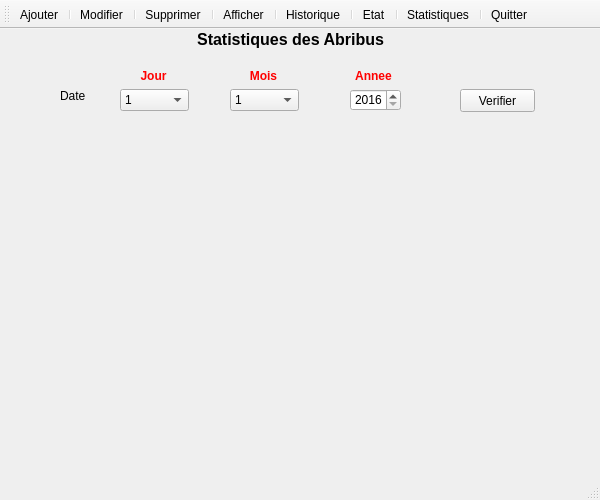
<?xml version="1.0" encoding="UTF-8"?>
<ui version="4.0">
 <class>Poubelle</class>
 <widget class="QMainWindow" name="Poubelle">
  <property name="geometry">
   <rect>
    <x>0</x>
    <y>0</y>
    <width>600</width>
    <height>500</height>
   </rect>
  </property>
  <property name="windowTitle">
   <string>Poubelle</string>
  </property>
  <property name="windowIcon">
   <iconset resource="ressource.qrc">
    <normaloff>:/icone/ChoixObjet/man-silhouette-throwing-at-trash-can.png</normaloff>:/icone/ChoixObjet/man-silhouette-throwing-at-trash-can.png</iconset>
  </property>
  <property name="iconSize">
   <size>
    <width>32</width>
    <height>32</height>
   </size>
  </property>
  <property name="toolButtonStyle">
   <enum>Qt::ToolButtonTextUnderIcon</enum>
  </property>
  <widget class="QWidget" name="centralwidget">
   <widget class="QStackedWidget" name="stackedWidget">
    <property name="geometry">
     <rect>
      <x>0</x>
      <y>0</y>
      <width>600</width>
      <height>411</height>
     </rect>
    </property>
    <property name="currentIndex">
     <number>4</number>
    </property>
    <widget class="QWidget" name="Historique">
     <widget class="QLabel" name="label_2">
      <property name="geometry">
       <rect>
        <x>60</x>
        <y>30</y>
        <width>47</width>
        <height>13</height>
       </rect>
      </property>
      <property name="text">
       <string>Numero</string>
      </property>
     </widget>
     <widget class="QComboBox" name="Numerorechhistpo">
      <property name="geometry">
       <rect>
        <x>140</x>
        <y>30</y>
        <width>41</width>
        <height>22</height>
       </rect>
      </property>
     </widget>
     <widget class="QLabel" name="label_28">
      <property name="geometry">
       <rect>
        <x>260</x>
        <y>0</y>
        <width>111</width>
        <height>21</height>
       </rect>
      </property>
      <property name="text">
       <string>&lt;html&gt;&lt;head/&gt;&lt;body&gt;&lt;p align=&quot;center&quot;&gt;&lt;span style=&quot; font-size:12pt; font-weight:600;&quot;&gt;Historique&lt;/span&gt;&lt;/p&gt;&lt;/body&gt;&lt;/html&gt;</string>
      </property>
      <property name="wordWrap">
       <bool>false</bool>
      </property>
     </widget>
     <widget class="QTableView" name="tableView_histpo">
      <property name="geometry">
       <rect>
        <x>15</x>
        <y>81</y>
        <width>561</width>
        <height>301</height>
       </rect>
      </property>
     </widget>
     <widget class="QPushButton" name="verifierhistpo">
      <property name="geometry">
       <rect>
        <x>230</x>
        <y>30</y>
        <width>75</width>
        <height>23</height>
       </rect>
      </property>
      <property name="text">
       <string>Verifier</string>
      </property>
     </widget>
    </widget>
    <widget class="QWidget" name="Afficher">
     <widget class="QLabel" name="label_29">
      <property name="geometry">
       <rect>
        <x>260</x>
        <y>0</y>
        <width>111</width>
        <height>21</height>
       </rect>
      </property>
      <property name="text">
       <string>&lt;html&gt;&lt;head/&gt;&lt;body&gt;&lt;p align=&quot;center&quot;&gt;&lt;span style=&quot; font-size:12pt; font-weight:600;&quot;&gt;Afficher&lt;/span&gt;&lt;/p&gt;&lt;/body&gt;&lt;/html&gt;</string>
      </property>
      <property name="wordWrap">
       <bool>false</bool>
      </property>
     </widget>
     <widget class="QTableView" name="tableView_afficherpo">
      <property name="geometry">
       <rect>
        <x>5</x>
        <y>51</y>
        <width>591</width>
        <height>331</height>
       </rect>
      </property>
     </widget>
    </widget>
    <widget class="QWidget" name="Ajouter">
     <widget class="QLabel" name="label_3">
      <property name="geometry">
       <rect>
        <x>40</x>
        <y>40</y>
        <width>47</width>
        <height>13</height>
       </rect>
      </property>
      <property name="text">
       <string>Numero</string>
      </property>
     </widget>
     <widget class="QLabel" name="label_4">
      <property name="geometry">
       <rect>
        <x>40</x>
        <y>80</y>
        <width>47</width>
        <height>13</height>
       </rect>
      </property>
      <property name="text">
       <string>Nom</string>
      </property>
     </widget>
     <widget class="QLabel" name="label_5">
      <property name="geometry">
       <rect>
        <x>40</x>
        <y>120</y>
        <width>47</width>
        <height>13</height>
       </rect>
      </property>
      <property name="text">
       <string>Lieu</string>
      </property>
     </widget>
     <widget class="QLabel" name="label_6">
      <property name="geometry">
       <rect>
        <x>40</x>
        <y>170</y>
        <width>71</width>
        <height>16</height>
       </rect>
      </property>
      <property name="text">
       <string>Commentaire</string>
      </property>
     </widget>
     <widget class="QLineEdit" name="nomajpo">
      <property name="geometry">
       <rect>
        <x>130</x>
        <y>80</y>
        <width>221</width>
        <height>20</height>
       </rect>
      </property>
     </widget>
     <widget class="QTextEdit" name="commentaireajpo">
      <property name="geometry">
       <rect>
        <x>130</x>
        <y>170</y>
        <width>221</width>
        <height>61</height>
       </rect>
      </property>
     </widget>
     <widget class="QLineEdit" name="lieuajpo">
      <property name="geometry">
       <rect>
        <x>130</x>
        <y>120</y>
        <width>221</width>
        <height>20</height>
       </rect>
      </property>
     </widget>
     <widget class="QSpinBox" name="numeroajpo">
      <property name="geometry">
       <rect>
        <x>130</x>
        <y>40</y>
        <width>42</width>
        <height>22</height>
       </rect>
      </property>
     </widget>
     <widget class="QPushButton" name="Ajouter_po">
      <property name="geometry">
       <rect>
        <x>180</x>
        <y>340</y>
        <width>75</width>
        <height>23</height>
       </rect>
      </property>
      <property name="text">
       <string>Ajouter</string>
      </property>
     </widget>
     <widget class="QPushButton" name="annulerajpo">
      <property name="geometry">
       <rect>
        <x>340</x>
        <y>340</y>
        <width>75</width>
        <height>23</height>
       </rect>
      </property>
      <property name="text">
       <string>Annuler</string>
      </property>
     </widget>
     <widget class="QLabel" name="label_26">
      <property name="geometry">
       <rect>
        <x>260</x>
        <y>0</y>
        <width>111</width>
        <height>21</height>
       </rect>
      </property>
      <property name="text">
       <string>&lt;html&gt;&lt;head/&gt;&lt;body&gt;&lt;p align=&quot;center&quot;&gt;&lt;span style=&quot; font-size:12pt; font-weight:600;&quot;&gt;Ajouter&lt;/span&gt;&lt;/p&gt;&lt;/body&gt;&lt;/html&gt;</string>
      </property>
      <property name="wordWrap">
       <bool>false</bool>
      </property>
     </widget>
     <widget class="QComboBox" name="etatajpo">
      <property name="geometry">
       <rect>
        <x>130</x>
        <y>260</y>
        <width>69</width>
        <height>22</height>
       </rect>
      </property>
      <item>
       <property name="text">
        <string>Pleine</string>
       </property>
      </item>
      <item>
       <property name="text">
        <string>Vide</string>
       </property>
      </item>
     </widget>
     <widget class="QLabel" name="label_7">
      <property name="geometry">
       <rect>
        <x>50</x>
        <y>260</y>
        <width>47</width>
        <height>13</height>
       </rect>
      </property>
      <property name="text">
       <string>Etat</string>
      </property>
     </widget>
    </widget>
    <widget class="QWidget" name="Etat">
     <widget class="QComboBox" name="Numerorechetatpo">
      <property name="geometry">
       <rect>
        <x>110</x>
        <y>40</y>
        <width>69</width>
        <height>22</height>
       </rect>
      </property>
     </widget>
     <widget class="QLabel" name="label">
      <property name="geometry">
       <rect>
        <x>40</x>
        <y>40</y>
        <width>91</width>
        <height>20</height>
       </rect>
      </property>
      <property name="text">
       <string>Numero</string>
      </property>
     </widget>
     <widget class="QLabel" name="label_27">
      <property name="geometry">
       <rect>
        <x>260</x>
        <y>0</y>
        <width>111</width>
        <height>21</height>
       </rect>
      </property>
      <property name="text">
       <string>&lt;html&gt;&lt;head/&gt;&lt;body&gt;&lt;p align=&quot;center&quot;&gt;&lt;span style=&quot; font-size:12pt; font-weight:600;&quot;&gt;Etat&lt;/span&gt;&lt;/p&gt;&lt;/body&gt;&lt;/html&gt;</string>
      </property>
      <property name="wordWrap">
       <bool>false</bool>
      </property>
     </widget>
     <widget class="QTableView" name="tableView_etatpo">
      <property name="geometry">
       <rect>
        <x>160</x>
        <y>80</y>
        <width>301</width>
        <height>61</height>
       </rect>
      </property>
     </widget>
     <widget class="QPushButton" name="Verifierpo">
      <property name="geometry">
       <rect>
        <x>230</x>
        <y>40</y>
        <width>75</width>
        <height>23</height>
       </rect>
      </property>
      <property name="text">
       <string>Verifier</string>
      </property>
     </widget>
     <widget class="QLabel" name="imageetatpo">
      <property name="geometry">
       <rect>
        <x>330</x>
        <y>150</y>
        <width>251</width>
        <height>271</height>
       </rect>
      </property>
      <property name="text">
       <string/>
      </property>
     </widget>
    </widget>
    <widget class="QWidget" name="Statistiques">
     <widget class="QPushButton" name="verfier_stat">
      <property name="geometry">
       <rect>
        <x>460</x>
        <y>60</y>
        <width>75</width>
        <height>23</height>
       </rect>
      </property>
      <property name="text">
       <string>Verifier</string>
      </property>
     </widget>
     <widget class="QWidget" name="widget" native="true">
      <property name="geometry">
       <rect>
        <x>29</x>
        <y>119</y>
        <width>551</width>
        <height>291</height>
       </rect>
      </property>
     </widget>
     <widget class="QLabel" name="label_8">
      <property name="geometry">
       <rect>
        <x>60</x>
        <y>60</y>
        <width>47</width>
        <height>13</height>
       </rect>
      </property>
      <property name="text">
       <string>Date</string>
      </property>
     </widget>
     <widget class="QComboBox" name="month">
      <property name="geometry">
       <rect>
        <x>230</x>
        <y>60</y>
        <width>69</width>
        <height>22</height>
       </rect>
      </property>
      <item>
       <property name="text">
        <string>1</string>
       </property>
      </item>
      <item>
       <property name="text">
        <string>2</string>
       </property>
      </item>
      <item>
       <property name="text">
        <string>3</string>
       </property>
      </item>
      <item>
       <property name="text">
        <string>4</string>
       </property>
      </item>
      <item>
       <property name="text">
        <string>5</string>
       </property>
      </item>
      <item>
       <property name="text">
        <string>6</string>
       </property>
      </item>
      <item>
       <property name="text">
        <string>7</string>
       </property>
      </item>
      <item>
       <property name="text">
        <string>8</string>
       </property>
      </item>
      <item>
       <property name="text">
        <string>9</string>
       </property>
      </item>
      <item>
       <property name="text">
        <string>10</string>
       </property>
      </item>
      <item>
       <property name="text">
        <string>11</string>
       </property>
      </item>
      <item>
       <property name="text">
        <string>12</string>
       </property>
      </item>
     </widget>
     <widget class="QLabel" name="label_32">
      <property name="geometry">
       <rect>
        <x>350</x>
        <y>40</y>
        <width>47</width>
        <height>13</height>
       </rect>
      </property>
      <property name="whatsThis">
       <string>&lt;html&gt;&lt;head/&gt;&lt;body&gt;&lt;p align=&quot;center&quot;&gt;&lt;span style=&quot; font-weight:600;&quot;&gt;Jour&lt;/span&gt;&lt;/p&gt;&lt;/body&gt;&lt;/html&gt;</string>
      </property>
      <property name="text">
       <string>&lt;html&gt;&lt;head/&gt;&lt;body&gt;&lt;p align=&quot;center&quot;&gt;&lt;span style=&quot; font-weight:600; color:#ff0000;&quot;&gt;Annee&lt;/span&gt;&lt;/p&gt;&lt;/body&gt;&lt;/html&gt;</string>
      </property>
     </widget>
     <widget class="QSpinBox" name="year">
      <property name="geometry">
       <rect>
        <x>350</x>
        <y>60</y>
        <width>51</width>
        <height>22</height>
       </rect>
      </property>
      <property name="minimum">
       <number>2016</number>
      </property>
      <property name="maximum">
       <number>2020</number>
      </property>
     </widget>
     <widget class="QLabel" name="label_30">
      <property name="geometry">
       <rect>
        <x>190</x>
        <y>0</y>
        <width>201</width>
        <height>21</height>
       </rect>
      </property>
      <property name="text">
       <string>&lt;html&gt;&lt;head/&gt;&lt;body&gt;&lt;p align=&quot;center&quot;&gt;&lt;span style=&quot; font-size:12pt; font-weight:600;&quot;&gt;Statistiques des Abribus&lt;/span&gt;&lt;/p&gt;&lt;/body&gt;&lt;/html&gt;</string>
      </property>
      <property name="wordWrap">
       <bool>false</bool>
      </property>
     </widget>
     <widget class="QLabel" name="label_31">
      <property name="geometry">
       <rect>
        <x>240</x>
        <y>40</y>
        <width>47</width>
        <height>13</height>
       </rect>
      </property>
      <property name="whatsThis">
       <string>&lt;html&gt;&lt;head/&gt;&lt;body&gt;&lt;p align=&quot;center&quot;&gt;&lt;span style=&quot; font-weight:600;&quot;&gt;Jour&lt;/span&gt;&lt;/p&gt;&lt;/body&gt;&lt;/html&gt;</string>
      </property>
      <property name="text">
       <string>&lt;html&gt;&lt;head/&gt;&lt;body&gt;&lt;p align=&quot;center&quot;&gt;&lt;span style=&quot; font-weight:600; color:#ff0000;&quot;&gt;Mois&lt;/span&gt;&lt;/p&gt;&lt;/body&gt;&lt;/html&gt;</string>
      </property>
     </widget>
     <widget class="QComboBox" name="day">
      <property name="geometry">
       <rect>
        <x>120</x>
        <y>60</y>
        <width>69</width>
        <height>22</height>
       </rect>
      </property>
      <item>
       <property name="text">
        <string>1</string>
       </property>
      </item>
      <item>
       <property name="text">
        <string>2</string>
       </property>
      </item>
      <item>
       <property name="text">
        <string>3</string>
       </property>
      </item>
      <item>
       <property name="text">
        <string>4</string>
       </property>
      </item>
      <item>
       <property name="text">
        <string>5</string>
       </property>
      </item>
      <item>
       <property name="text">
        <string>6</string>
       </property>
      </item>
      <item>
       <property name="text">
        <string>7</string>
       </property>
      </item>
      <item>
       <property name="text">
        <string>8</string>
       </property>
      </item>
      <item>
       <property name="text">
        <string>9</string>
       </property>
      </item>
      <item>
       <property name="text">
        <string>10</string>
       </property>
      </item>
      <item>
       <property name="text">
        <string>11</string>
       </property>
      </item>
      <item>
       <property name="text">
        <string>12</string>
       </property>
      </item>
      <item>
       <property name="text">
        <string>13</string>
       </property>
      </item>
      <item>
       <property name="text">
        <string>14</string>
       </property>
      </item>
      <item>
       <property name="text">
        <string>15</string>
       </property>
      </item>
      <item>
       <property name="text">
        <string>16</string>
       </property>
      </item>
      <item>
       <property name="text">
        <string>17</string>
       </property>
      </item>
      <item>
       <property name="text">
        <string>18</string>
       </property>
      </item>
      <item>
       <property name="text">
        <string>19</string>
       </property>
      </item>
      <item>
       <property name="text">
        <string>20</string>
       </property>
      </item>
      <item>
       <property name="text">
        <string>21</string>
       </property>
      </item>
      <item>
       <property name="text">
        <string>22</string>
       </property>
      </item>
      <item>
       <property name="text">
        <string>23</string>
       </property>
      </item>
      <item>
       <property name="text">
        <string>24</string>
       </property>
      </item>
      <item>
       <property name="text">
        <string>25</string>
       </property>
      </item>
      <item>
       <property name="text">
        <string>26</string>
       </property>
      </item>
      <item>
       <property name="text">
        <string>27</string>
       </property>
      </item>
      <item>
       <property name="text">
        <string>28</string>
       </property>
      </item>
      <item>
       <property name="text">
        <string>29</string>
       </property>
      </item>
      <item>
       <property name="text">
        <string>30</string>
       </property>
      </item>
      <item>
       <property name="text">
        <string>31</string>
       </property>
      </item>
     </widget>
     <widget class="QLabel" name="label_19">
      <property name="geometry">
       <rect>
        <x>130</x>
        <y>40</y>
        <width>47</width>
        <height>13</height>
       </rect>
      </property>
      <property name="whatsThis">
       <string>&lt;html&gt;&lt;head/&gt;&lt;body&gt;&lt;p align=&quot;center&quot;&gt;&lt;span style=&quot; font-weight:600;&quot;&gt;Jour&lt;/span&gt;&lt;/p&gt;&lt;/body&gt;&lt;/html&gt;</string>
      </property>
      <property name="text">
       <string>&lt;html&gt;&lt;head/&gt;&lt;body&gt;&lt;p align=&quot;center&quot;&gt;&lt;span style=&quot; font-weight:600; color:#ff0000;&quot;&gt;Jour&lt;/span&gt;&lt;/p&gt;&lt;/body&gt;&lt;/html&gt;</string>
      </property>
     </widget>
    </widget>
    <widget class="QWidget" name="Modifier">
     <widget class="QLabel" name="label_10">
      <property name="geometry">
       <rect>
        <x>40</x>
        <y>290</y>
        <width>61</width>
        <height>20</height>
       </rect>
      </property>
      <property name="text">
       <string>Nom capteur</string>
      </property>
     </widget>
     <widget class="QLabel" name="label_11">
      <property name="geometry">
       <rect>
        <x>40</x>
        <y>180</y>
        <width>71</width>
        <height>16</height>
       </rect>
      </property>
      <property name="text">
       <string>Commentaire</string>
      </property>
     </widget>
     <widget class="QPushButton" name="annulermod">
      <property name="geometry">
       <rect>
        <x>340</x>
        <y>330</y>
        <width>75</width>
        <height>23</height>
       </rect>
      </property>
      <property name="text">
       <string>Annuler</string>
      </property>
     </widget>
     <widget class="QLineEdit" name="NomCapteurmo">
      <property name="geometry">
       <rect>
        <x>130</x>
        <y>290</y>
        <width>221</width>
        <height>20</height>
       </rect>
      </property>
     </widget>
     <widget class="QPushButton" name="Enregistrer">
      <property name="geometry">
       <rect>
        <x>180</x>
        <y>330</y>
        <width>75</width>
        <height>23</height>
       </rect>
      </property>
      <property name="text">
       <string>Enregistrer</string>
      </property>
     </widget>
     <widget class="QLabel" name="label_13">
      <property name="geometry">
       <rect>
        <x>40</x>
        <y>40</y>
        <width>47</width>
        <height>13</height>
       </rect>
      </property>
      <property name="text">
       <string>Numero</string>
      </property>
     </widget>
     <widget class="QLineEdit" name="Lieumo">
      <property name="geometry">
       <rect>
        <x>130</x>
        <y>140</y>
        <width>221</width>
        <height>20</height>
       </rect>
      </property>
     </widget>
     <widget class="QLabel" name="label_15">
      <property name="geometry">
       <rect>
        <x>40</x>
        <y>140</y>
        <width>47</width>
        <height>13</height>
       </rect>
      </property>
      <property name="text">
       <string>Lieu</string>
      </property>
     </widget>
     <widget class="QTextEdit" name="Commentairemo">
      <property name="geometry">
       <rect>
        <x>130</x>
        <y>180</y>
        <width>221</width>
        <height>61</height>
       </rect>
      </property>
     </widget>
     <widget class="QLineEdit" name="Nommo">
      <property name="geometry">
       <rect>
        <x>130</x>
        <y>100</y>
        <width>221</width>
        <height>20</height>
       </rect>
      </property>
     </widget>
     <widget class="QLabel" name="label_16">
      <property name="geometry">
       <rect>
        <x>40</x>
        <y>100</y>
        <width>47</width>
        <height>13</height>
       </rect>
      </property>
      <property name="text">
       <string>Nom</string>
      </property>
     </widget>
     <widget class="QComboBox" name="Numerorech">
      <property name="geometry">
       <rect>
        <x>130</x>
        <y>30</y>
        <width>69</width>
        <height>22</height>
       </rect>
      </property>
      <item>
       <property name="text">
        <string/>
       </property>
      </item>
     </widget>
     <widget class="QLabel" name="label_25">
      <property name="geometry">
       <rect>
        <x>260</x>
        <y>0</y>
        <width>111</width>
        <height>21</height>
       </rect>
      </property>
      <property name="text">
       <string>&lt;html&gt;&lt;head/&gt;&lt;body&gt;&lt;p align=&quot;center&quot;&gt;&lt;span style=&quot; font-size:12pt; font-weight:600;&quot;&gt;Modifier&lt;/span&gt;&lt;/p&gt;&lt;/body&gt;&lt;/html&gt;</string>
      </property>
      <property name="wordWrap">
       <bool>false</bool>
      </property>
     </widget>
     <widget class="QLabel" name="label_9">
      <property name="geometry">
       <rect>
        <x>40</x>
        <y>250</y>
        <width>47</width>
        <height>13</height>
       </rect>
      </property>
      <property name="text">
       <string>Etat</string>
      </property>
     </widget>
     <widget class="QComboBox" name="etatmo">
      <property name="geometry">
       <rect>
        <x>130</x>
        <y>250</y>
        <width>69</width>
        <height>22</height>
       </rect>
      </property>
      <item>
       <property name="text">
        <string>Pleine</string>
       </property>
      </item>
      <item>
       <property name="text">
        <string>Vide</string>
       </property>
      </item>
     </widget>
     <widget class="QLineEdit" name="Numeromo">
      <property name="geometry">
       <rect>
        <x>130</x>
        <y>70</y>
        <width>221</width>
        <height>20</height>
       </rect>
      </property>
     </widget>
     <widget class="QLabel" name="label_12">
      <property name="geometry">
       <rect>
        <x>40</x>
        <y>70</y>
        <width>47</width>
        <height>13</height>
       </rect>
      </property>
      <property name="text">
       <string>Numero</string>
      </property>
     </widget>
     <widget class="QPushButton" name="Rechercher">
      <property name="geometry">
       <rect>
        <x>240</x>
        <y>30</y>
        <width>121</width>
        <height>23</height>
       </rect>
      </property>
      <property name="text">
       <string>Rechercher</string>
      </property>
     </widget>
    </widget>
    <widget class="QWidget" name="Supprimer">
     <widget class="QTextEdit" name="Commentairesupp">
      <property name="geometry">
       <rect>
        <x>130</x>
        <y>190</y>
        <width>221</width>
        <height>61</height>
       </rect>
      </property>
     </widget>
     <widget class="QLabel" name="label_18">
      <property name="geometry">
       <rect>
        <x>40</x>
        <y>40</y>
        <width>47</width>
        <height>13</height>
       </rect>
      </property>
      <property name="text">
       <string>Numero</string>
      </property>
     </widget>
     <widget class="QLabel" name="label_20">
      <property name="geometry">
       <rect>
        <x>40</x>
        <y>190</y>
        <width>71</width>
        <height>16</height>
       </rect>
      </property>
      <property name="text">
       <string>Commentaire</string>
      </property>
     </widget>
     <widget class="QPushButton" name="annulersupp">
      <property name="geometry">
       <rect>
        <x>340</x>
        <y>340</y>
        <width>75</width>
        <height>23</height>
       </rect>
      </property>
      <property name="text">
       <string>Annuler</string>
      </property>
     </widget>
     <widget class="QPushButton" name="supprimer">
      <property name="geometry">
       <rect>
        <x>180</x>
        <y>340</y>
        <width>75</width>
        <height>23</height>
       </rect>
      </property>
      <property name="text">
       <string>Supprimer</string>
      </property>
     </widget>
     <widget class="QComboBox" name="Numerorechsupp">
      <property name="geometry">
       <rect>
        <x>130</x>
        <y>30</y>
        <width>69</width>
        <height>22</height>
       </rect>
      </property>
     </widget>
     <widget class="QLineEdit" name="Nomsupp">
      <property name="geometry">
       <rect>
        <x>130</x>
        <y>110</y>
        <width>221</width>
        <height>20</height>
       </rect>
      </property>
     </widget>
     <widget class="QLabel" name="label_21">
      <property name="geometry">
       <rect>
        <x>40</x>
        <y>150</y>
        <width>47</width>
        <height>13</height>
       </rect>
      </property>
      <property name="text">
       <string>Lieu</string>
      </property>
     </widget>
     <widget class="QLineEdit" name="NomCapteursupp">
      <property name="geometry">
       <rect>
        <x>130</x>
        <y>300</y>
        <width>221</width>
        <height>20</height>
       </rect>
      </property>
     </widget>
     <widget class="QLabel" name="label_22">
      <property name="geometry">
       <rect>
        <x>40</x>
        <y>300</y>
        <width>61</width>
        <height>20</height>
       </rect>
      </property>
      <property name="text">
       <string>Nom capteur</string>
      </property>
     </widget>
     <widget class="QLabel" name="label_23">
      <property name="geometry">
       <rect>
        <x>40</x>
        <y>110</y>
        <width>47</width>
        <height>13</height>
       </rect>
      </property>
      <property name="text">
       <string>Nom</string>
      </property>
     </widget>
     <widget class="QLineEdit" name="Lieusupp">
      <property name="geometry">
       <rect>
        <x>130</x>
        <y>150</y>
        <width>221</width>
        <height>20</height>
       </rect>
      </property>
     </widget>
     <widget class="QLabel" name="label_24">
      <property name="geometry">
       <rect>
        <x>260</x>
        <y>0</y>
        <width>111</width>
        <height>21</height>
       </rect>
      </property>
      <property name="text">
       <string>&lt;html&gt;&lt;head/&gt;&lt;body&gt;&lt;p align=&quot;center&quot;&gt;&lt;span style=&quot; font-size:12pt; font-weight:600;&quot;&gt;Supprimer&lt;/span&gt;&lt;/p&gt;&lt;/body&gt;&lt;/html&gt;</string>
      </property>
      <property name="wordWrap">
       <bool>false</bool>
      </property>
     </widget>
     <widget class="QComboBox" name="etatsupp">
      <property name="geometry">
       <rect>
        <x>130</x>
        <y>260</y>
        <width>69</width>
        <height>22</height>
       </rect>
      </property>
      <item>
       <property name="text">
        <string>Pleine</string>
       </property>
      </item>
      <item>
       <property name="text">
        <string>Vide</string>
       </property>
      </item>
     </widget>
     <widget class="QLabel" name="label_14">
      <property name="geometry">
       <rect>
        <x>50</x>
        <y>260</y>
        <width>47</width>
        <height>13</height>
       </rect>
      </property>
      <property name="text">
       <string>Etat</string>
      </property>
     </widget>
     <widget class="QLabel" name="label_17">
      <property name="geometry">
       <rect>
        <x>40</x>
        <y>70</y>
        <width>47</width>
        <height>13</height>
       </rect>
      </property>
      <property name="text">
       <string>Numero</string>
      </property>
     </widget>
     <widget class="QLineEdit" name="Numerosupp">
      <property name="geometry">
       <rect>
        <x>130</x>
        <y>70</y>
        <width>221</width>
        <height>20</height>
       </rect>
      </property>
     </widget>
     <widget class="QPushButton" name="Recherchersupp">
      <property name="geometry">
       <rect>
        <x>250</x>
        <y>30</y>
        <width>75</width>
        <height>23</height>
       </rect>
      </property>
      <property name="text">
       <string>Rechercher</string>
      </property>
     </widget>
    </widget>
   </widget>
  </widget>
  <widget class="QStatusBar" name="statusbar"/>
  <widget class="QToolBar" name="toolBar">
   <property name="windowTitle">
    <string>toolBar</string>
   </property>
   <attribute name="toolBarArea">
    <enum>TopToolBarArea</enum>
   </attribute>
   <attribute name="toolBarBreak">
    <bool>false</bool>
   </attribute>
   <addaction name="actionAjouter"/>
   <addaction name="separator"/>
   <addaction name="actionModifier"/>
   <addaction name="separator"/>
   <addaction name="actionSupprimer"/>
   <addaction name="separator"/>
   <addaction name="actionAfficher"/>
   <addaction name="separator"/>
   <addaction name="actionHistorique"/>
   <addaction name="separator"/>
   <addaction name="actionEtat"/>
   <addaction name="separator"/>
   <addaction name="actionStatistiques"/>
   <addaction name="separator"/>
   <addaction name="actionQuitter"/>
  </widget>
  <action name="actionAjouter">
   <property name="icon">
    <iconset resource="ressource.qrc">
     <normaloff>:/icone/rouge/add-square-button.png</normaloff>:/icone/rouge/add-square-button.png</iconset>
   </property>
   <property name="text">
    <string>Ajouter</string>
   </property>
  </action>
  <action name="actionModifier">
   <property name="icon">
    <iconset resource="ressource.qrc">
     <normaloff>:/icone/rouge/tools.png</normaloff>:/icone/rouge/tools.png</iconset>
   </property>
   <property name="text">
    <string>Modifier</string>
   </property>
  </action>
  <action name="actionSupprimer">
   <property name="icon">
    <iconset resource="ressource.qrc">
     <normaloff>:/icone/rouge/close-circular-button.png</normaloff>:/icone/rouge/close-circular-button.png</iconset>
   </property>
   <property name="text">
    <string>Supprimer</string>
   </property>
  </action>
  <action name="actionAfficher">
   <property name="icon">
    <iconset resource="ressource.qrc">
     <normaloff>:/icone/rouge/list.png</normaloff>:/icone/rouge/list.png</iconset>
   </property>
   <property name="text">
    <string>Afficher</string>
   </property>
  </action>
  <action name="actionHistorique">
   <property name="icon">
    <iconset resource="ressource.qrc">
     <normaloff>:/icone/rouge/verification-of-delivery-list-clipboard-symbol.png</normaloff>:/icone/rouge/verification-of-delivery-list-clipboard-symbol.png</iconset>
   </property>
   <property name="text">
    <string>Historique</string>
   </property>
  </action>
  <action name="actionEtat">
   <property name="icon">
    <iconset resource="ressource.qrc">
     <normaloff>:/icone/status/signs.png</normaloff>:/icone/status/signs.png</iconset>
   </property>
   <property name="text">
    <string>Etat</string>
   </property>
  </action>
  <action name="actionQuitter">
   <property name="icon">
    <iconset resource="ressource.qrc">
     <normaloff>:/icone/exit.png</normaloff>:/icone/exit.png</iconset>
   </property>
   <property name="text">
    <string>Quitter</string>
   </property>
  </action>
  <action name="actionStatistiques">
   <property name="icon">
    <iconset resource="ressource.qrc">
     <normaloff>:/icone/statistics icons/pie-chart-1.png</normaloff>:/icone/statistics icons/pie-chart-1.png</iconset>
   </property>
   <property name="text">
    <string>Statistiques</string>
   </property>
  </action>
 </widget>
 <resources>
  <include location="ressource.qrc"/>
 </resources>
 <connections/>
</ui>
